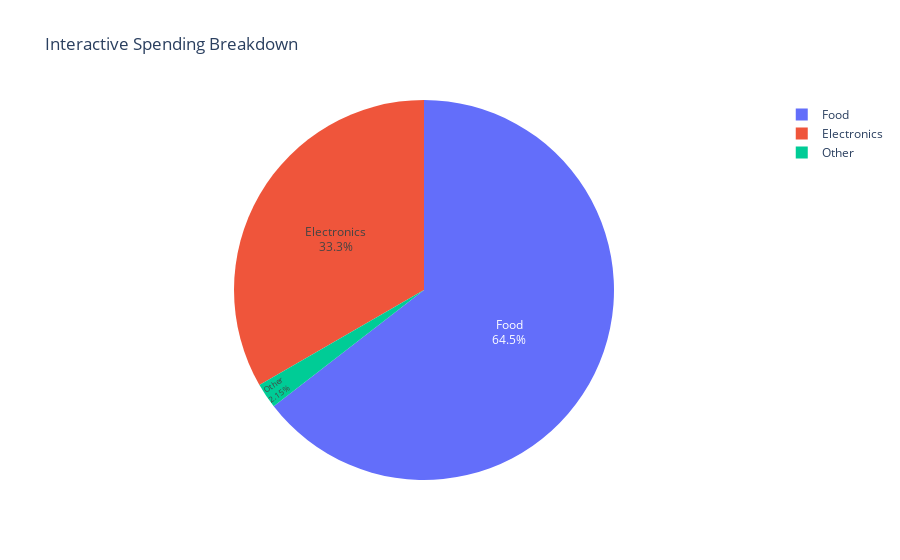

This figure's notebook cell:
### Code cell
# Interactive pie chart
fig = px.pie(df, values='Amount', names='Category', 
             title='Interactive Spending Breakdown',
             hover_data=['Description'])
fig.update_traces(textposition='inside', textinfo='percent+label')
fig.write_html('budget_pie.html')
fig.show()

# Anomaly detection (top 10% spends)
threshold = df['Amount'].quantile(0.9)
alerts = df[df['Amount'] > threshold][['Date', 'Amount', 'Description', 'Category']]
print("🚨 High spend alerts (>90th percentile):")
print(alerts)

### Figure 1 — Plotly figure (JSON) as saved in the notebook; plotly's stock layout.template omitted (floating-point values rounded to 4 significant figures)
{"data": [{"customdata": [["Amazon ESP32 kit"], ["McDonalds lunch"], ["Food delivery Swiggy"], ["Arduino sensors Amazon"], ["Coffee shop"]], "domain": {"x": [0, 1], "y": [0, 1]}, "hovertemplate": "Category=%{label}<br>Amount=%{value}<br>Description=%{customdata[0]}<extra></extra>", "labels": ["Electronics", "Food", "Food", "Electronics", "Other"], "legendgroup": "", "name": "", "showlegend": true, "textinfo": "percent+label", "textposition": "inside", "type": "pie", "values": [45.5, 12.3, 250.0, 89.99, 8.75]}], "layout": {"legend": {"tracegroupgap": 0}, "title": {"text": "Interactive Spending Breakdown"}}}
